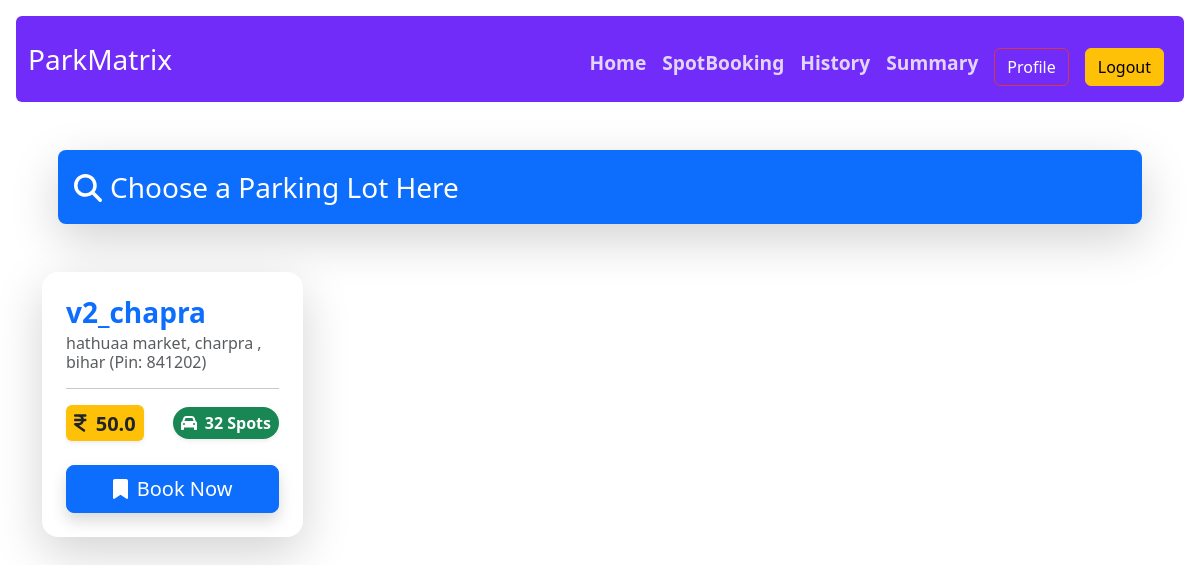
Before: /spot_list (signed in) with the older database file.
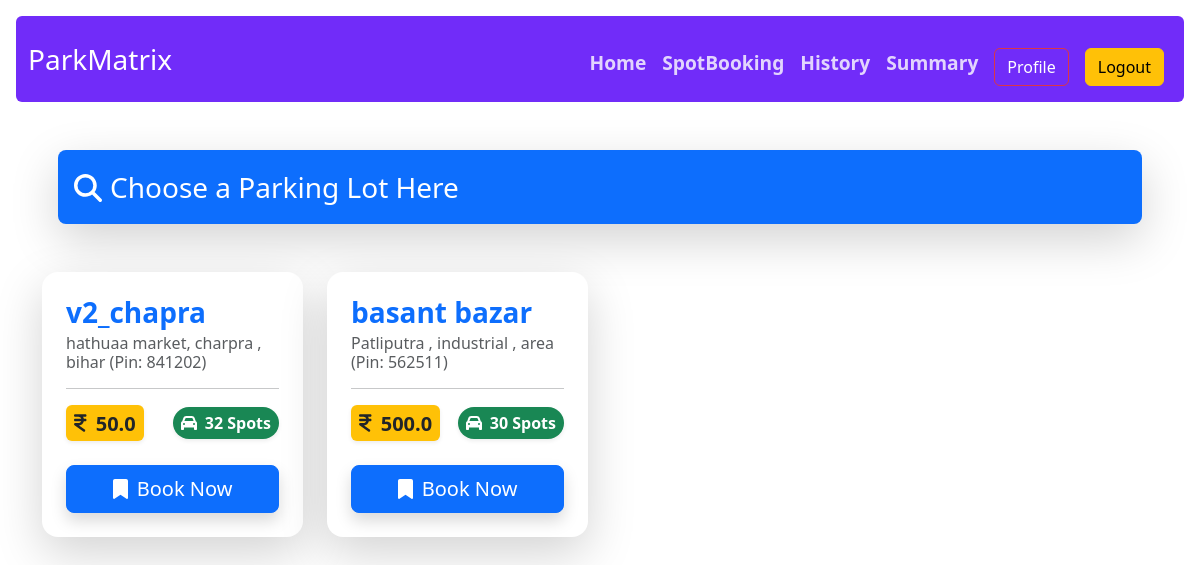
After: the same page with the newer database file.
### models/models.py (models this page shows)
class ParkingLot(db.Model):
    id = db.Column(db.Integer , primary_key = True)
    lot_name = db.Column(db.String(256), nullable = False )
    price = db.Column(db.Float, nullable = False)
    city = db.Column(db.String(64), nullable = False)
    pin_code = db.Column(db.String(32), nullable = False)
    available_parking_spots = db.Column(db.Integer, nullable = False)
    deleted_lot = db.Column(db.Boolean, nullable = False, default = False)
    parking_spot = db.relationship("ParkingSpot", backref="parking_lot", lazy=True, cascade="all,delete")

### controllers/routes.py (the view)
@app.route('/spot_list')
@auth_required
def spot_list():
    all_lots = ParkingLot.query.all()
    lots = []
    for lot in all_lots:
        unoccupied_spots_count = ParkingSpot.query.filter_by(occupied_status=False, lot_id=lot.id).count()
        occupied_spots_count = ParkingSpot.query.filter_by(occupied_status=True, lot_id=lot.id).count()
        lots.append({
            'id': lot.id,
            'lot_name': lot.lot_name,
            'city': lot.city,
            'pin_code': lot.pin_code,
            'available_parking_spots': unoccupied_spots_count,
            'occupied_spots_count': occupied_spots_count,
            'price': lot.price,
            'lot_object': lot
        })
    return render_template('spot_list.html', lots=lots)

### controllers/routes.py (called while the page is built)
@app.context_processor
def inject_user():
    user = None
    if 'user_id' in session:
        user = User.query.get(session['user_id'])
    return dict(user=user)

def auth_required(func):
    @wraps(func)
    def inner(*args, **kwargs):
        if 'user_id' in session:
            return func(*args, **kwargs)
        else:
            flash("Please log in first.")
            return redirect(url_for('login'))
    return inner

### templates/spot_list.html (shortened to what this page needs)
{% extends 'layout.html' %}
{% block content %}
<div class="container text-center mt-5">
  <div class="fs-3 text-start mx-3 bg-primary text-white p-3 rounded-3 mb-5 shadow-lg">
    <span><i class="fa fa-search me-2"></i>Choose a Parking Lot Here</span>
  </div>
  <div class="row row-cols-1 row-cols-sm-2 row-cols-md-3 row-cols-lg-4 g-4">
    {% if lots %}
    {% for lot in lots %}
    <div class="col">
      <div class="card h-100 border-0 shadow-lg rounded-4">
        <div class="card-body d-flex flex-column p-4">
          <div class="card-title text-start mb-3">
            <h5 class="fw-bold fs-3 text-primary mb-1">{{lot.lot_name}}</h5>
            <h6 class="text-muted mb-0">
              {{lot.city}} <span class="fw-light">(Pin: {{lot.pin_code}})</span>
            </h6>
          </div>
          <hr class="mt-0 mb-3" />
          <div class="d-flex justify-content-between align-items-center mb-4">
            <span class="badge bg-warning text-dark fs-5 p-2 shadow-sm">
              <i class="fas fa-inr me-1"></i> {{lot.price}}
            </span>
            {% if lot.available_parking_spots > 0 %}
            <span class="badge bg-success fs-6 p-2 rounded-pill shadow-sm">
              <i class="fas fa-car me-1"></i> {{lot.available_parking_spots}} Spots
            </span>
            {% else %}
            <span class="badge bg-danger fs-6 p-2 rounded-pill shadow-sm">
              <i class="fas fa-times-circle me-1"></i> Full
            </span>
            {% endif %}
          </div>
          <div class="mt-auto">
            <a href="{{ url_for('book_spot', lot_id = lot.id) }}" class="btn btn-primary btn-lg w-100 shadow">
              <i class="fas fa-bookmark me-1"></i> Book Now
            </a>
          </div>
        </div>
      </div>
    </div>
    {% endfor %}
  </div>
    {% else %}
        <div class="fs-3 text-center   p-3 rounded-3 mb-5 ">
    <span><i class="fa fa-star me-2 text-danger"></i>Lots Not Available</span>
  </div>
    {% endif %}
</div>
{% endblock %}

### templates/layout.html (shortened to what this page needs)
<!DOCTYPE html>
<html lang="en">
<head>
    <link href="https://cdn.jsdelivr.net/npm/bootstrap@5.3.8/dist/css/bootstrap.min.css" rel="stylesheet"
>
    <link rel="stylesheet" href="https://cdnjs.cloudflare.com/ajax/libs/font-awesome/6.5.1/css/all.min.css">
</head>
<body style="margin: 0; padding: 0;">
    {% include 'navbar.html' with context %}
    {% block content %}
    {% endblock %}
</body>
</html>

### templates/navbar.html (shortened to what this page needs)
<nav class="navbar navbar-expand-lg m-3 rounded navbar-dark"
    style="position:sticky; top:0;z-index: 10;background-color: #712cf9;">
    <div class="container-fluid">
        <a class="navbar-brand text-white fs-3 bolder" href="{{ url_for('index' ) }}">ParkMatrix</a>
        <div class="collapse navbar-collapse" id="navbarNav">
            <ul class="navbar-nav text-white ms-auto mt-2">
                {% if 'user_id' in session %}
                {% if user.is_admin %}
                <li class="nav-item">
                    <a class="nav-link text-white" href="{{ url_for('admin') }}"
                        style="font-size: larger; font-weight:bold; opacity: 0.8;">Home</a>
                </li>
                <li class="nav-item">
                    <a class="nav-link text-white" href="{{ url_for('user_list' ) }}"
                        style="font-size: larger; font-weight:bold; opacity: 0.8;">Users</a>
                </li>
                <li class="nav-item">
                    <a class="nav-link text-white" href="{{ url_for('lot_list' ) }}"
                        style="font-size: larger; font-weight:bold; opacity: 0.8;">Lots</a>
                </li>
                <li class="nav-item">
                    <a class="nav-link text-white" href="{{ url_for('admin_summary' ) }}"
                        style="font-size: larger; font-weight:bold; opacity: 0.8;">Summary</a>
                </li>
                {% else %}
                <li class="nav-item">
                    <a class="nav-link text-white" href="{{ url_for('user_dashboard') }}"
                        style="font-size: larger; font-weight:bold; opacity: 0.8;">Home</a>
                </li>
                <li class="nav-item">
                    <a class="nav-link text-white" href="{{ url_for('spot_list' ) }}"
                        style="font-size: larger; font-weight:bold; opacity: 0.8;">SpotBooking</a>
                </li>
                <li class="nav-item">
                    <a class="nav-link text-white" href="{{ url_for('booking_history' ) }}"
                        style="font-size: larger; font-weight:bold; opacity: 0.8;">History</a>
                </li>
                <li class="nav-item">
                    <a class="nav-link text-white" href="{{ url_for('user_bookings_summary' ) }}"
                        style="font-size: larger; font-weight:bold; opacity: 0.8;">Summary</a>
                </li>
                {% endif %}
                {% endif %}
            </ul>
            {% if 'user_id' in session %}
            <ul class="navbar-nav mt-2">
                <li class="nav-item">
                    <a class="nav-link mt-2" href="{{ url_for('profile') }}"><button type="button"
                            class="btn btn-outline-danger text-white m-0">Profile</button></a>
                </li>
                <li class="nav-item mt-2">
                    <a class="nav-link" href="{{ url_for('logout') }}"><button type="button"
                            class="btn btn-warning m-0">Logout</button></a>
                </li>
            </ul>
            {% endif %}
        </div>
    </div>
</nav>

Changed rows visible on the page:
added ParkingLot: lot_name "basant bazar", city "Patliputra , industrial , area", pin_code "562511", price "500.0", available_parking_spots "30"
